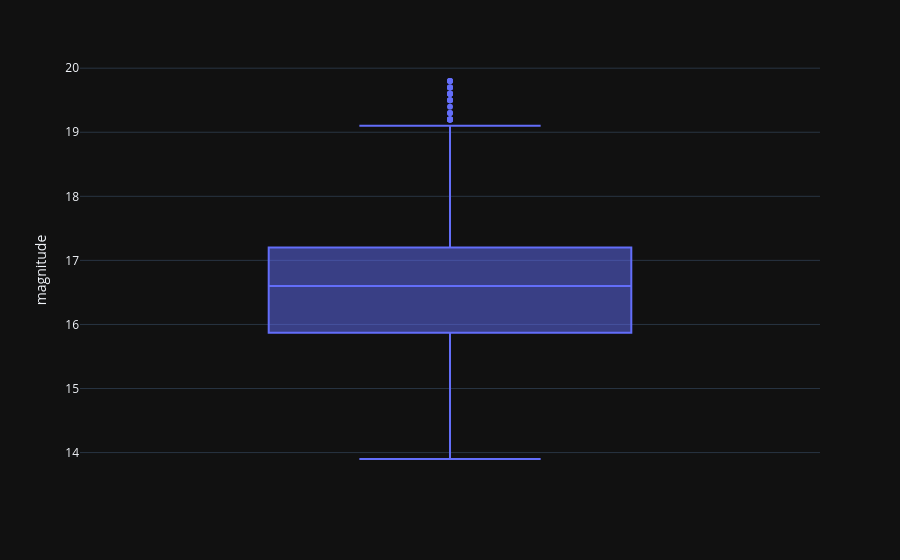

Notebook code for this chart:
### Code cell
q1 = mpc_obs_proceed_df['magnitude'].quantile(0.25)
q3 = mpc_obs_proceed_df['magnitude'].quantile(0.75)

IQR = q3 - q1 

limite_inferior = q1 - 1.5 * IQR
limite_superior = q3 + 1.5 * IQR

# Filtrar los outliers
mpc_obs_filtered_df = mpc_obs_proceed_df[(mpc_obs_proceed_df['magnitude'] >= limite_inferior) & (mpc_obs_proceed_df['magnitude'] <= limite_superior)]

px.box(mpc_obs_filtered_df, y='magnitude', template= 'plotly_dark')

### Figure 1 — Plotly figure (JSON) as saved in the notebook; plotly's stock layout.template omitted (floating-point values rounded to 4 significant figures; data arrays with more than 128 entries replaced by an {"elided": "..."} marker saying what was removed)
{"data": [{"alignmentgroup": "True", "hovertemplate": "magnitude=%{y}<extra></extra>", "legendgroup": "", "marker": {"color": "#636efa"}, "name": "", "notched": false, "offsetgroup": "", "orientation": "v", "showlegend": false, "type": "box", "x0": " ", "xaxis": "x", "y": {"elided": "7575 float values"}, "y0": " ", "yaxis": "y"}], "layout": {"boxmode": "group", "legend": {"tracegroupgap": 0}, "margin": {"t": 60}, "xaxis": {"anchor": "y", "domain": [0, 1]}, "yaxis": {"anchor": "x", "domain": [0, 1], "title": {"text": "magnitude"}}}}
